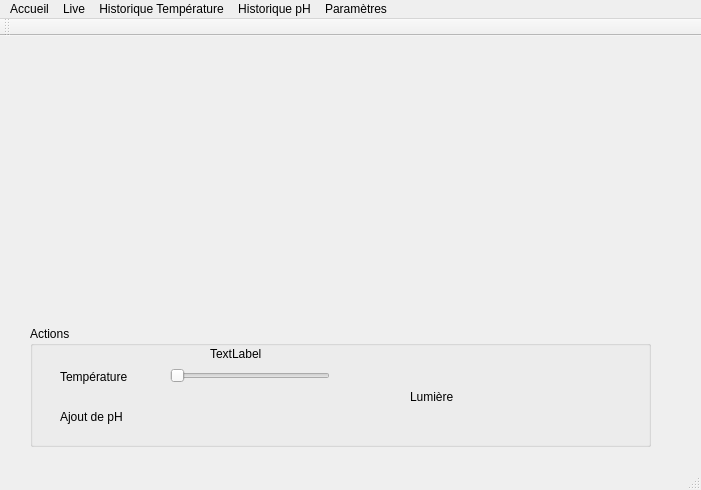
<?xml version="1.0" encoding="UTF-8"?>
<ui version="4.0">
 <class>MainWindow</class>
 <widget class="QMainWindow" name="MainWindow">
  <property name="geometry">
   <rect>
    <x>0</x>
    <y>0</y>
    <width>701</width>
    <height>490</height>
   </rect>
  </property>
  <property name="windowTitle">
   <string>MainWindow</string>
  </property>
  <widget class="QWidget" name="centralWidget">
   <widget class="QGroupBox" name="groupBox">
    <property name="geometry">
     <rect>
      <x>30</x>
      <y>290</y>
      <width>621</width>
      <height>121</height>
     </rect>
    </property>
    <property name="title">
     <string>Actions</string>
    </property>
    <widget class="QLabel" name="label">
     <property name="geometry">
      <rect>
       <x>30</x>
       <y>40</y>
       <width>91</width>
       <height>21</height>
      </rect>
     </property>
     <property name="text">
      <string>Température</string>
     </property>
    </widget>
    <widget class="QLabel" name="label_2">
     <property name="geometry">
      <rect>
       <x>30</x>
       <y>80</y>
       <width>91</width>
       <height>21</height>
      </rect>
     </property>
     <property name="text">
      <string>Ajout de pH</string>
     </property>
    </widget>
    <widget class="QLabel" name="label_3">
     <property name="geometry">
      <rect>
       <x>380</x>
       <y>60</y>
       <width>91</width>
       <height>21</height>
      </rect>
     </property>
     <property name="text">
      <string>Lumière</string>
     </property>
    </widget>
    <widget class="QSlider" name="horizontalSlider">
     <property name="geometry">
      <rect>
       <x>140</x>
       <y>40</y>
       <width>160</width>
       <height>19</height>
      </rect>
     </property>
     <property name="orientation">
      <enum>Qt::Horizontal</enum>
     </property>
    </widget>
    <widget class="QLabel" name="label_4">
     <property name="geometry">
      <rect>
       <x>180</x>
       <y>20</y>
       <width>61</width>
       <height>15</height>
      </rect>
     </property>
     <property name="text">
      <string>TextLabel</string>
     </property>
    </widget>
   </widget>
  </widget>
  <widget class="QMenuBar" name="menuBar">
   <property name="geometry">
    <rect>
     <x>0</x>
     <y>0</y>
     <width>701</width>
     <height>23</height>
    </rect>
   </property>
   <widget class="QMenu" name="menuAccueil">
    <property name="title">
     <string>Accueil</string>
    </property>
   </widget>
   <widget class="QMenu" name="menuLive">
    <property name="title">
     <string>Live</string>
    </property>
   </widget>
   <widget class="QMenu" name="menuHistorique_Temp_rature">
    <property name="title">
     <string>Historique Température</string>
    </property>
   </widget>
   <widget class="QMenu" name="menuHistorique_pH">
    <property name="title">
     <string>Historique pH</string>
    </property>
   </widget>
   <widget class="QMenu" name="menuParam_tres">
    <property name="title">
     <string>Paramètres</string>
    </property>
   </widget>
   <addaction name="menuAccueil"/>
   <addaction name="menuLive"/>
   <addaction name="menuHistorique_Temp_rature"/>
   <addaction name="menuHistorique_pH"/>
   <addaction name="menuParam_tres"/>
  </widget>
  <widget class="QToolBar" name="mainToolBar">
   <attribute name="toolBarArea">
    <enum>TopToolBarArea</enum>
   </attribute>
   <attribute name="toolBarBreak">
    <bool>false</bool>
   </attribute>
  </widget>
  <widget class="QStatusBar" name="statusBar"/>
 </widget>
 <layoutdefault spacing="6" margin="11"/>
 <resources/>
 <connections/>
</ui>
